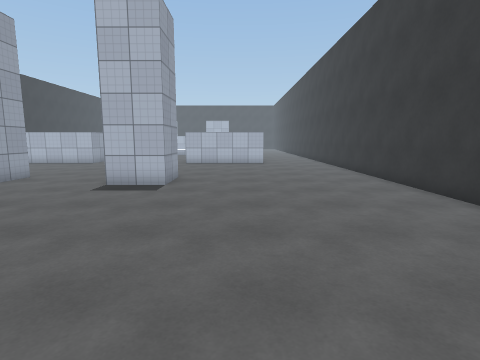
view 1 (above)

21 first-person views from a walk through a Unity game level. The camera is 1.5 m above the floor, tilts 8° down and sees 80° across. The floor is counted in squares, 1 m on a side. Each view is taken from the middle of a square. On the plan, view 1 faces up. The plan holds only what a view shows up to about 14 squares ahead; the rest is blank. The place goes on beyond the plan. The player character is not drawn. Surface patterns are stand-ins for the level's own textures.

view 2
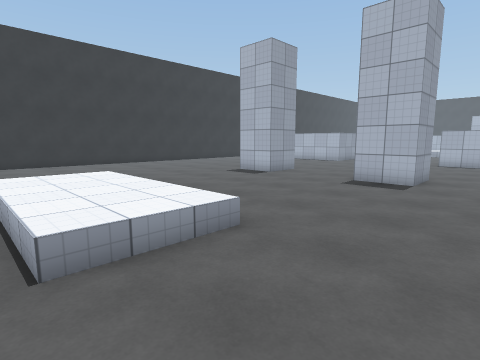

view 3
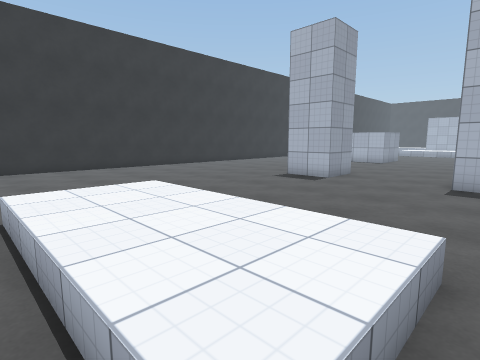

view 4
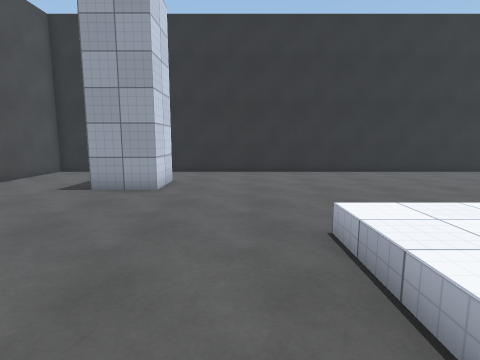

view 5
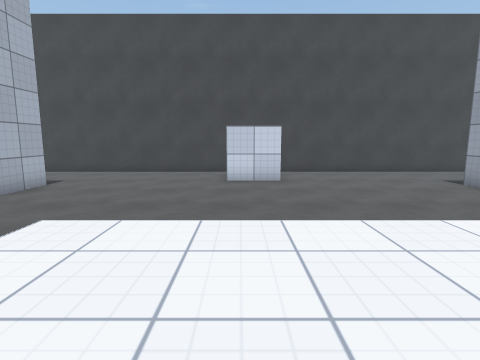

view 6
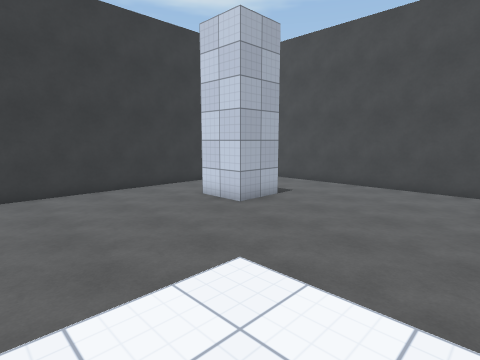

view 7
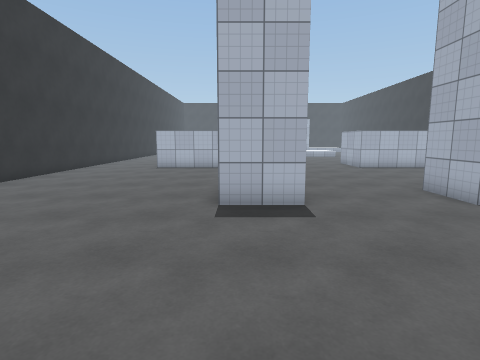

view 8
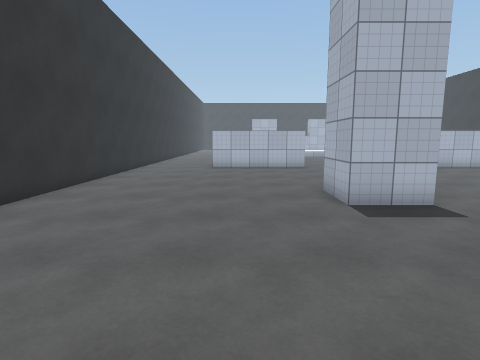

view 9
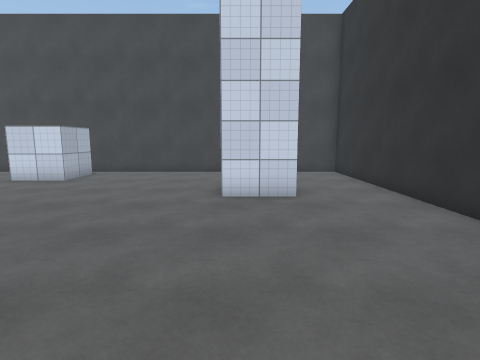

view 10
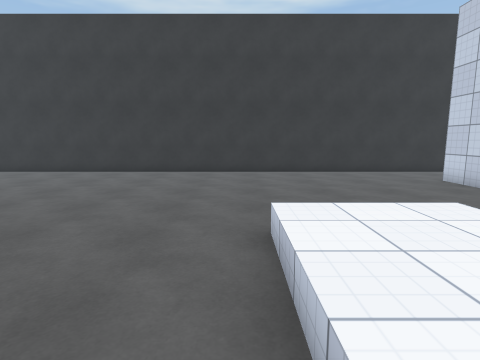

view 11
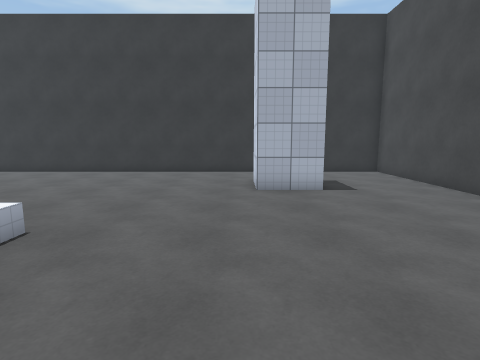

view 12
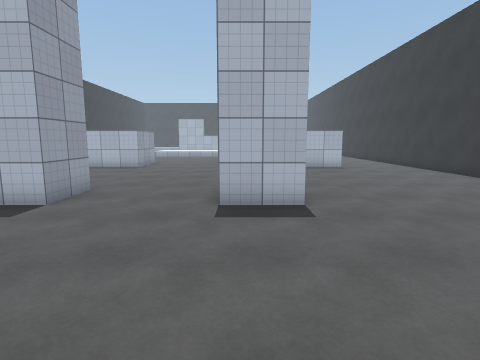

view 13
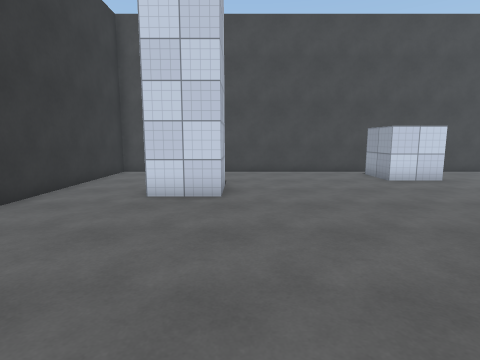

view 14
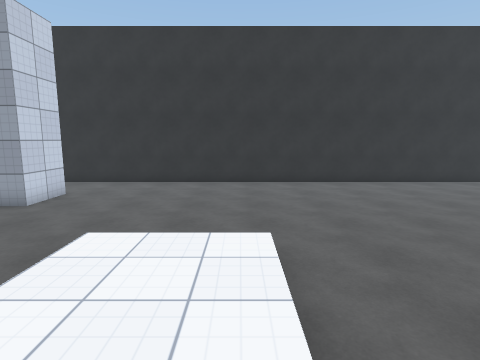

view 15
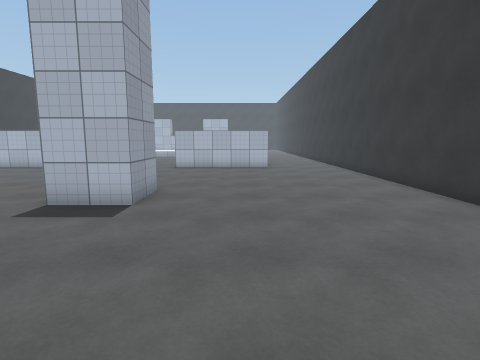

view 16
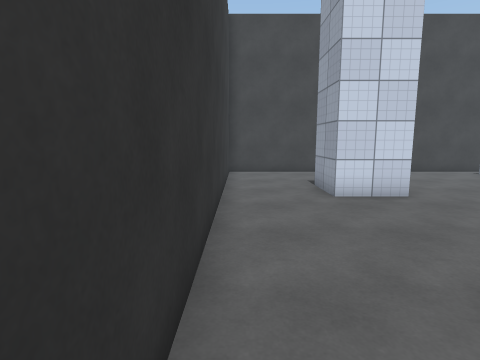

view 17
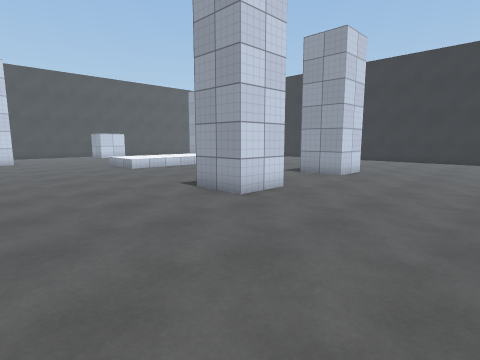

view 18
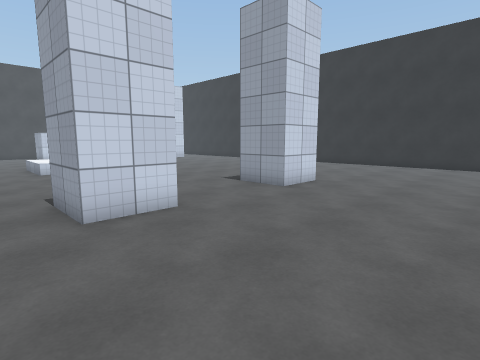

view 19
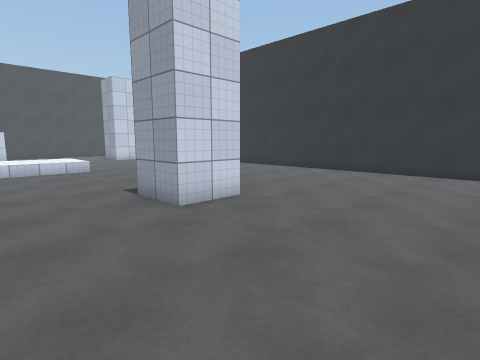

view 20
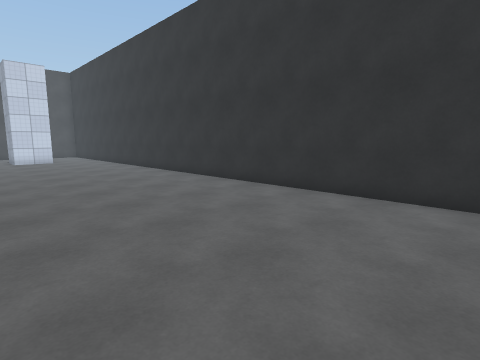

view 21
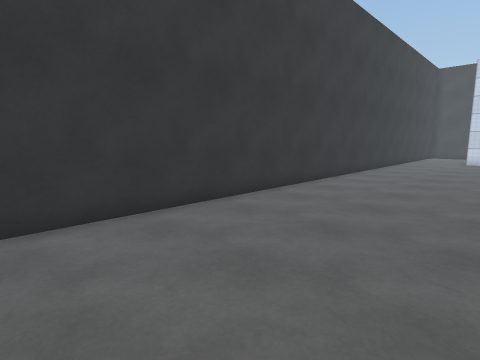

### Floor plan
Points are (right, up) in squares from view 1. A wall is a line through its corners. A room is listed if a view was taken in it or the views show most of it. See-through windows are left out.
Room 1 (views 1, 2, 3, 4, 5, 6, 7, 8, 9, 10, 11, 12, 13, 14, 15, 16, 17, 18, 19, 20, 21)
walls: (-8.5, 9.5) (-10.5, 9.5) (-10.5, 11.5) (-8.5, 11.5) (-8.5, 9.5); (-4.5, 9.5) (-4.5, 11.5) (-2.5, 11.5) (-2.5, 9.5) (-4.5, 9.5); (-15.6, -4.5) (-13.5, -4.5) (-13.5, -6.5); (0.5, -6.6) (0.5, -4.5) (2.5, -4.5) (2.5, -6.5); (-7.5, -9.5) (-7.5, -7.5) (-5.5, -7.5) (-5.5, -9.5); (-18.5, 17.2) (-18.5, -10.5) (5.5, -10.5) (5.5, 17.2)

Where each view was taken, in squares from view 1:
view 1: 0 up, 0 right, facing up
view 2: 1 down, 0 right, facing up-left
view 3: 1 down, 3 left, facing up-left
view 4: 2 down, 5 left, facing left
view 5: 3 up, 6 left, facing down
view 6: 2 up, 6 left, facing down-right
view 7: 3 up, 10 left, facing up
view 8: 3 up, 13 left, facing up
view 9: 3 up, 14 left, facing down
view 10: 3 up, 8 left, facing right
view 11: 4 down, 8 left, facing right
view 12: 3 up, 4 left, facing up
view 13: 3 up, 0 right, facing down
view 14: 2 up, 5 left, facing left
view 15: 3 up, 0 right, facing up
view 16: 3 up, 5 right, facing down
view 17: 17 up, 3 right, facing down-left
view 18: 17 up, 1 left, facing down-left
view 19: 17 up, 5 left, facing down-left
view 20: 17 up, 11 left, facing down-left
view 21: 17 up, 0 right, facing down-right
